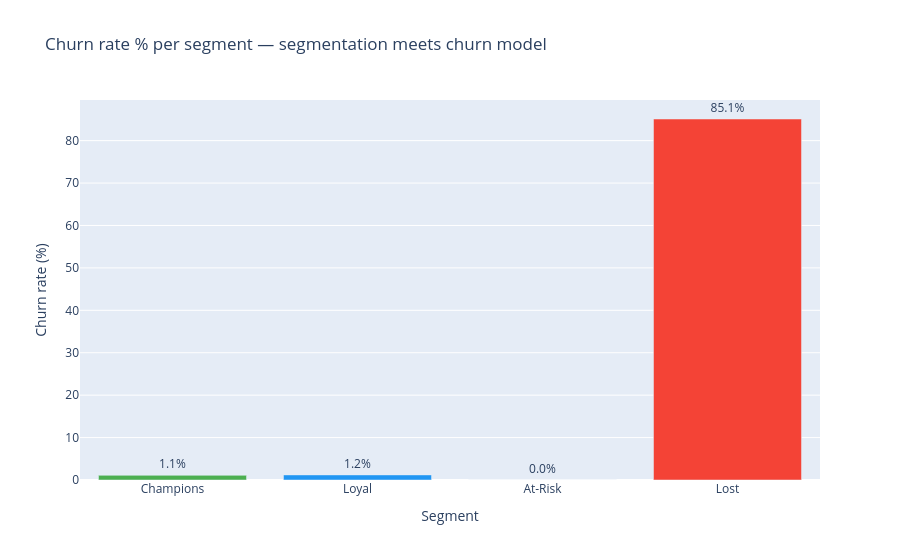

Write notebook code for a chart like this one.
### Code cell
fig = px.bar(
    seg_profile, x="segment_label", y="churn_rate_pct",
    color="segment_label",
    category_orders={"segment_label": SEGMENT_NAMES},
    color_discrete_sequence=["#4CAF50", "#2196F3", "#FF9800", "#F44336"],
    text=seg_profile["churn_rate_pct"].map(lambda p: f"{p:.1f}%"),
    title="Churn rate % per segment — segmentation meets churn model",
    labels={"segment_label": "Segment", "churn_rate_pct": "Churn rate (%)"},
)
fig.update_traces(textposition="outside")
fig.update_layout(showlegend=False, yaxis_title="Churn rate (%)")
fig.show()

### Figure 1 — Plotly figure (JSON) as saved in the notebook; plotly's stock layout.template omitted (floating-point values rounded to 4 significant figures)
{"data": [{"hovertemplate": "Segment=%{x}<br>Churn rate (%)=%{y}<br>text=%{text}<extra></extra>", "legendgroup": "Champions", "marker": {"color": "#4CAF50", "pattern": {"shape": ""}}, "name": "Champions", "orientation": "v", "showlegend": true, "text": ["1.1%"], "textposition": "outside", "type": "bar", "x": ["Champions"], "xaxis": "x", "y": [1.1], "yaxis": "y"}, {"hovertemplate": "Segment=%{x}<br>Churn rate (%)=%{y}<br>text=%{text}<extra></extra>", "legendgroup": "Loyal", "marker": {"color": "#2196F3", "pattern": {"shape": ""}}, "name": "Loyal", "orientation": "v", "showlegend": true, "text": ["1.2%"], "textposition": "outside", "type": "bar", "x": ["Loyal"], "xaxis": "x", "y": [1.2], "yaxis": "y"}, {"hovertemplate": "Segment=%{x}<br>Churn rate (%)=%{y}<br>text=%{text}<extra></extra>", "legendgroup": "At-Risk", "marker": {"color": "#FF9800", "pattern": {"shape": ""}}, "name": "At-Risk", "orientation": "v", "showlegend": true, "text": ["0.0%"], "textposition": "outside", "type": "bar", "x": ["At-Risk"], "xaxis": "x", "y": [0.0], "yaxis": "y"}, {"hovertemplate": "Segment=%{x}<br>Churn rate (%)=%{y}<br>text=%{text}<extra></extra>", "legendgroup": "Lost", "marker": {"color": "#F44336", "pattern": {"shape": ""}}, "name": "Lost", "orientation": "v", "showlegend": true, "text": ["85.1%"], "textposition": "outside", "type": "bar", "x": ["Lost"], "xaxis": "x", "y": [85.1], "yaxis": "y"}], "layout": {"barmode": "relative", "legend": {"title": {"text": "Segment"}, "tracegroupgap": 0}, "showlegend": false, "title": {"text": "Churn rate % per segment — segmentation meets churn model"}, "xaxis": {"anchor": "y", "categoryarray": ["Champions", "Loyal", "At-Risk", "Lost"], "categoryorder": "array", "domain": [0, 1], "title": {"text": "Segment"}}, "yaxis": {"anchor": "x", "domain": [0, 1], "title": {"text": "Churn rate (%)"}}}}
